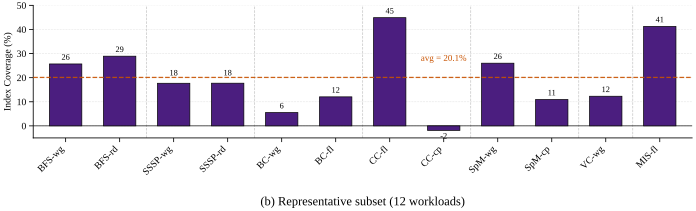

Reproduce this figure in Python.
#!/usr/bin/env python3
"""Round-3 Reduce Variant V2: Index Coverage — representative 12 workloads.

Direct subset of 12 hand-picked workloads (2 per algorithm group, choosing
the most informative cases) instead of all 27.  This produces wider bars
and noticeably less x-axis clutter while still spanning the full BFS …
Extended algorithm range.

Subset selection rule: pick 2 per algorithm — typically one "best" and
one "worst" case so the dynamic range is preserved.

Metric: same as v1 / Round-2 q1 (idx coverage % from ima_idx_misses).
"""

from __future__ import annotations

import json
import sys
from pathlib import Path

import numpy as np

# ── Project plot style ──────────────────────────────────────────────────────
_REPO = Path(__file__).resolve().parents[4]
sys.path.insert(0, str(_REPO / "ima_plan/07_paper_outline/plot_style"))
from plot_util import (                                              # noqa: E402
    apply_style,
    save_fig,
    subplot_label,
    PALETTE_JEWEL,
)
from workload_names import SHORT_NAME, ALG_OF                        # noqa: E402

apply_style()
import matplotlib.pyplot as plt                                      # noqa: E402

OUT_DIR = Path(__file__).resolve().parent
DATA_JSON = _REPO / "ima_plan/07_paper_outline/figures/effectiveness_data.json"

# ── Subset definition (2 per algorithm) ────────────────────────────────────
SUBSET = [
    "bfs_web_sym",      # BFS — high speedup case
    "bfs_road_sym",     # BFS — low-degree (road) case
    "sssp_web_sym",     # SSSP — high
    "sssp_road_sym",    # SSSP — low
    "bc_web_sym",       # BC  — mid
    "bc_flickr_sym",    # BC  — high (dense flickr)
    "cc_flickr_sym",    # CC  — best case
    "cc_cit_sym",       # CC  — worst (negative coverage)
    "spmv_web_sym",     # SpMV — high (web)
    "spmv_cit_sym",     # SpMV — low (cit, x16-unroll edge case)
    "vc_web_sym",       # VC  — mid
    "pann_mis_flickr",  # Extended — MIS
]
assert len(SUBSET) == 12

# ── Load & compute ─────────────────────────────────────────────────────────
DATA = json.loads(DATA_JSON.read_text())["workloads"]


def idx_coverage(key: str):
    rec = DATA.get(key)
    if rec is None:
        return None
    base = rec.get("baseline") or {}
    g = rec.get("grasp") or {}
    bm = base.get("ima_idx_misses")
    gm = g.get("ima_idx_misses")
    if bm is None or gm is None or bm == 0:
        return None
    return (bm - gm) / bm * 100.0


values = [idx_coverage(k) for k in SUBSET]
labels = [SHORT_NAME[k] for k in SUBSET]
plot_values = np.array([np.nan if v is None else v for v in values], dtype=float)
valid_values = plot_values[~np.isnan(plot_values)]
avg_value = float(np.mean(valid_values)) if valid_values.size else 0.0

# ── Group separators (recompute for the subset) ────────────────────────────
def seps_for(keys_subset):
    s = []
    for i in range(1, len(keys_subset)):
        if ALG_OF.get(keys_subset[i]) != ALG_OF.get(keys_subset[i - 1]):
            s.append(i - 0.5)
    return s


# ── Plot ───────────────────────────────────────────────────────────────────
n = len(SUBSET)
x = np.arange(n)
bar_w = 0.6                                       # wider than v1 (fewer bars)

fig, ax = plt.subplots(figsize=(7.0, 2.0), constrained_layout=True)

bars = ax.bar(
    x, plot_values, bar_w,
    color=PALETTE_JEWEL[0], edgecolor="black", linewidth=0.5,
    zorder=3,
)

# Average line
ax.axhline(
    y=avg_value, color="#C85200", linestyle="--",
    linewidth=0.9, alpha=0.9, zorder=4,
)
# Place the avg-line label above the negative CC-cp bar (index 7),
# where there is plenty of empty space above the avg line and no other
# annotation can collide with it.
ax.text(
    7.0, avg_value + 6.0,
    f"avg = {avg_value:.1f}%",
    ha="center", va="bottom",
    fontsize=6.5, color="#C85200", zorder=5,
)

# Annotate every bar (only 12, so this stays uncluttered).  When a bar
# is within ~3 % of the avg line we push the label upward so the text
# does not collide with the orange dashed line.
for i, v in enumerate(plot_values):
    if np.isnan(v):
        continue
    if v >= 0:
        if abs(v - avg_value) < 3.0:
            offset = 2.5                # extra clearance from avg line
        else:
            offset = 1.0
        va = "bottom"
    else:
        offset = -1.0
        va = "top"
    ax.text(
        i, v + offset,
        f"{v:.0f}",
        ha="center", va=va,
        fontsize=6, color="black", zorder=6,
    )

# Vertical algorithm-group separators
for sep in seps_for(SUBSET):
    ax.axvline(
        x=sep, color="#999999", linestyle="--",
        linewidth=0.5, alpha=0.6, zorder=1,
    )

# Axes formatting
ax.set_ylabel("Index Coverage (%)", fontsize=7)
ax.set_ylim(-5, 50)
ax.set_yticks([0, 10, 20, 30, 40, 50])
ax.set_xlim(-0.6, n - 0.4)
ax.set_xticks(x)
ax.set_xticklabels(labels, rotation=45, ha="right", fontsize=7)
ax.tick_params(axis="y", labelsize=7)
ax.axhline(y=0, color="black", linewidth=0.5, zorder=2)

# Subplot label BELOW
subplot_label(ax, "(b) Representative subset (12 workloads)", y=-0.55)

save_fig(fig, "proto_r3_reduce_v2_subset", OUT_DIR)
plt.close(fig)

print(f"Saved: {OUT_DIR}/proto_r3_reduce_v2_subset.{{pdf,svg}}")
print(f"workloads={n}  avg={avg_value:.2f}%  "
      f"min={np.nanmin(plot_values):.1f}%  max={np.nanmax(plot_values):.1f}%")
print("Subset:")
for k, v in zip(SUBSET, values):
    print(f"  {SHORT_NAME[k]:9s}  ({k:18s})  coverage = {v:6.2f}%")
